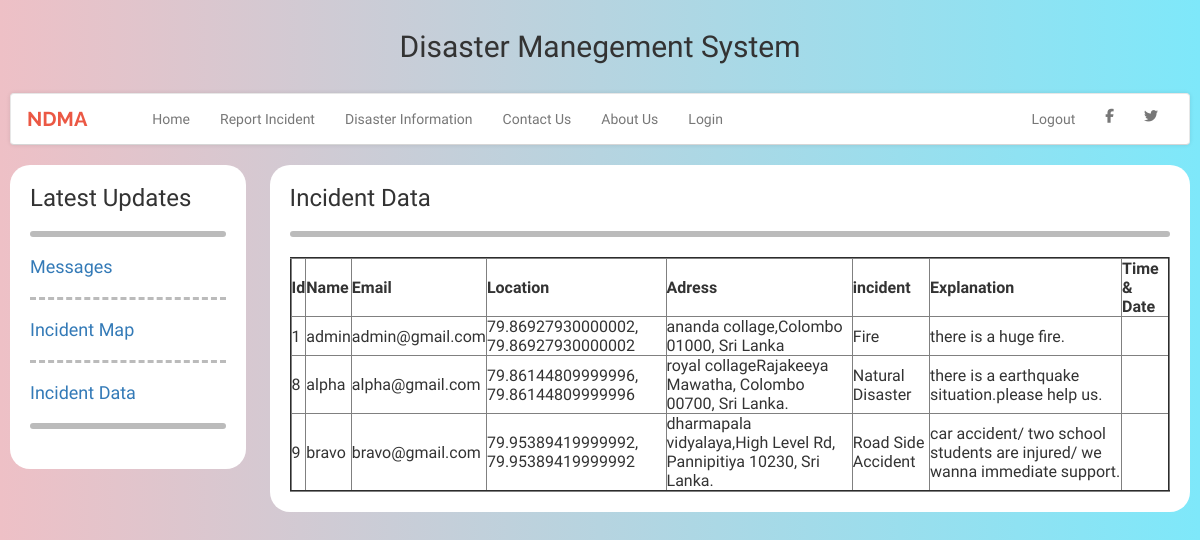
/ins.php (signed in), run on the app's committed database.
### tables this page shows
CREATE TABLE `increport` (
  `user_id` int(11) NOT NULL,
  `user_name` varchar(256) NOT NULL,
  `user_email` varchar(256) NOT NULL,
  `address` varchar(256) NOT NULL,
  `latitude` varchar(256) NOT NULL,
  `longitude` varchar(256) NOT NULL,
  `incident` varchar(256) NOT NULL,
  `explanation` varchar(256) NOT NULL
);

### ins.php (the view, shortened to what this page needs)
<html>
  <head>
<link href="style.css" rel="stylesheet" id="bootstrap-css">
 <?php include 'Header.php';?>
</head>
<body id="LoginForm">
<div class="menu" >
<h3 align="left">Latest Updates</h3>
 <hr class="rounded">
 <a href="logged.php" target="main"><h4 align="left" color="#000">Messages<h4></a>
    <hr class="dashed">
 <a href="meow.php" target="main"><h4 align="left" color="#000">Incident Map<h4></a>
 	<hr class="dashed">
 <a href="ins.php" target="main"><h4 align="left" color="#000">Incident Data<h4></a>
    <hr class="rounded">
 </div>
 <div class="mainContent">
  <h3 align="left">Incident Data</h3>
  <hr class="rounded">
  <table border="2">
  	<tr>
      <th>Id</th>
  		<th>Name</th>
  		<th>Email</th>
  		<th>Location</th>
  		<th>Adress</th>
      <th>incident</th>
      <th>Explanation</th>
      <th>Time & Date  </th>
  	</tr>
<?php
include_once 'dbConfig.php';
$query = "SELECT * FROM increport";
$result =mysqli_query($db, $query);
$check = mysqli_num_rows($result);
if($check > 0){
	while($row = mysqli_fetch_assoc($result))
	{	echo'<tr>';
		echo '<td>'.$row['user_id'].' </td>';
		echo '<td>'.$row['user_name'].' </td>';
		echo '<td>'.$row['user_email'].' </td>';
		echo '<td>'.$row['latitude'].', '.$row['longitude'].' </td>';
		echo '<td>'.$row['address'].' </td>';
    echo '<td>'.$row['incident'].' </td>';
		echo '<td>'.$row['explanation'].' </td>';
    echo '<td>'.$row['incTD'].' </td></tr>';
	}
}
else{
	echo "nooooo";
}
?></table>
</div>
</body>
</html>

### Header.php (shortened to what this page needs)
<!DOCTYPE html>
<html lang="en">
<head>
<link rel="stylesheet" href="https://maxcdn.bootstrapcdn.com/font-awesome/4.7.0/css/font-awesome.min.css">
<link rel="stylesheet" href="https://maxcdn.bootstrapcdn.com/bootstrap/3.3.7/css/bootstrap.min.css">
<link rel="stylesheet" href="https://cdnjs.cloudflare.com/ajax/libs/font-awesome/4.7.0/css/font-awesome.min.css">
</head>
<body>
	<h2 align = "center">Disaster Manegement System</h2><br>
<nav class="navbar navbar-default navbar-expand-lg navbar-light">
	<div class="navbar-header d-flex col">
		<a class="navbar-brand" href="https://ndma.gov.in/en/"><b>NDMA</b></a>
	</div>
	<div id="navbarCollapse" class="collapse navbar-collapse justify-content-start">
		<ul class="nav navbar-nav">
			<li class="nav-item"><a href="http://localhost/PBLProject/Home.php"s class="nav-link">Home</a></li>
			<li class="nav-item"><a href="incidentreportcenter.php"class="nav-link">Report Incident</a></li>
				<div class="dropdown">
    			<button class="dropbtn">Disaster Information</button>
    	</div>
			<li class="nav-item"><a href="http://localhost/PBLProject/contact.php" class="nav-link">Contact Us</a></li>
			<li class="nav-item"><a href="http://localhost/PBLProject/about.php" class="nav-link">About Us</a></li>
			<li class="nav-item"><a href="http://localhost/PBLProject/login.php" class="nav-link">Login</a></li>
		</ul>
		<ul class="nav navbar-nav navbar-right ml-auto">
			<?php
  			$user = $_SESSION['Username'];
  			if(isset($user))
  			{
   				 echo "<li class= 'nav-item'><a href='http://localhost/PBLProject/logout.php'class= 'nav-link'>Logout</a></li>";
  			}
			?>
			<li class="nav-item"><a href="https://www.facebook.com/NDMA.in/" class="nav-link"><i class="fab fa-facebook-f"></i></a></li>
			<li class="nav-item"><a href="https://twitter.com/ndmaindia/" class="nav-link"><i class="fab fa-twitter"></i></a></li>
		</ul>
	</div>
</nav>
</body>
</html>

### style.css (style rules this page uses)
body#LoginForm { background: #00000; background: -webkit-linear-gradient(to left, #7EE8FA, #EEC0C6); background: linear-gradient(to left, #7EE8FA, #EEC0C6); background-repeat:no-repeat; background-position:center; background-size:cover; padding:10px; }

### Header.php (style rules this page uses)
body { background: -webkit-linear-gradient(to left, #7EE8FA, #EEC0C6); background: linear-gradient(to left, #7EE8FA, #EEC0C6); min-height: 100vh; font-family: 'Varela Round', sans-serif; }
.dropdown { float: left; background: #fff; border: none; outline: none; line-height: 20px; margin-bottom: : 10px; }
.dropbtn { float: left; background: #fff; border: none; outline: none; padding: 10px 15px; font-size: 14px; color: #777; font-family: 'Varela Round', sans-serif; line-height: 20px; padding-top: 15px; padding-bottom: 15px; }
.navbar-header.col { padding: 0 !important; }
.navbar { background: #fff; padding-left: 16px; padding-right: 16px; border-bottom: 1px solid #d6d6d6; box-shadow: 0 0 4px rgba(0,0,0,.1); }
.navbar .navbar-brand { color: #555; padding-left: 0; font-size: 20px; padding-right: 50px; font-family: 'Raleway', sans-serif; }
.navbar .navbar-brand b { font-weight: bold; color: #eb5844; }

### ins.php (style rules this page uses)
.menu { float:left; width:20%; padding-left: 20px; padding-right: 20px; padding-bottom: 20px; background:#fff; border-radius: 20px; }
hr.dashed { border-top: 3px dashed #bbb; }
hr.rounded { border-top: 6px solid #bbb; border-radius: 5px; }
.mainContent { float:right; width:78%; padding-left: 20px; padding-right: 20px; padding-bottom: 20px; justify-content:left; background:#fff; border-radius: 20px; }

### data on the page
increport: user_id "1", user_name "admin", user_email "admin@gmail.com", latitude "79.86927930000002", longitude "79.86927930000002", address "ananda collage,Colombo 01000, Sri Lanka", incident "Fire", explanation "there is a huge fire."
increport: user_id "8", user_name "alpha", user_email "alpha@gmail.com", latitude "79.86144809999996", longitude "79.86144809999996", address "royal collageRajakeeya Mawatha, Colombo 00700, Sri Lanka.", incident "Natural Disaster", explanation "there is a earthquake situation.please help us."
increport: user_id "9", user_name "bravo", user_email "bravo@gmail.com", latitude "79.95389419999992", longitude "79.95389419999992", address "dharmapala vidyalaya,High Level Rd, Pannipitiya 10230, Sri Lanka.", incident "Road Side Accident", explanation "car accident/ two school students are injured/ we wanna immediate support."
